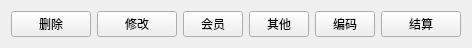
  <widget class="QFrame" name="frame_bottom">
   <property name="geometry">
    <rect>
     <x>310</x>
     <y>610</y>
     <width>401</width>
     <height>47</height>
    </rect>
   </property>
   <layout class="QHBoxLayout" name="horizontalLayout_2" stretch="2,2,2,2,2,3">
    <item>
     <widget class="QPushButton" name="pushButton_del">
      <property name="sizePolicy">
       <sizepolicy hsizetype="Expanding" vsizetype="Expanding">
        <horstretch>0</horstretch>
        <verstretch>0</verstretch>
       </sizepolicy>
      </property>
      <property name="focusPolicy">
       <enum>Qt::NoFocus</enum>
      </property>
      <property name="text">
       <string>删除</string>
      </property>
      <property name="icon">
       <iconset resource="../res.qrc">
        <normaloff>:/image/btn_icon/10.png</normaloff>:/image/btn_icon/10.png</iconset>
      </property>
      <property name="outer_stylesheet" stdset="0">
       <string>pushbutton_bottom</string>
      </property>
     </widget>
    </item>
    <item>
     <widget class="QPushButton" name="pushButton_detail">
      <property name="sizePolicy">
       <sizepolicy hsizetype="Expanding" vsizetype="Expanding">
        <horstretch>0</horstretch>
        <verstretch>0</verstretch>
       </sizepolicy>
      </property>
      <property name="focusPolicy">
       <enum>Qt::NoFocus</enum>
      </property>
      <property name="text">
       <string>修改</string>
      </property>
      <property name="icon">
       <iconset resource="../res.qrc">
        <normaloff>:/image/btn_icon/11.png</normaloff>:/image/btn_icon/11.png</iconset>
      </property>
      <property name="outer_stylesheet" stdset="0">
       <string>pushbutton_bottom</string>
      </property>
     </widget>
    </item>
    <item>
     <widget class="public_pushbuton_rt_check" name="pushButton_member">
      <property name="sizePolicy">
       <sizepolicy hsizetype="Minimum" vsizetype="Expanding">
        <horstretch>0</horstretch>
        <verstretch>0</verstretch>
       </sizepolicy>
      </property>
      <property name="minimumSize">
       <size>
        <width>60</width>
        <height>0</height>
       </size>
      </property>
      <property name="focusPolicy">
       <enum>Qt::NoFocus</enum>
      </property>
      <property name="text">
       <string>会员</string>
      </property>
      <property name="icon">
       <iconset resource="../res.qrc">
        <normaloff>:/image/btn_icon/9.png</normaloff>:/image/btn_icon/9.png</iconset>
      </property>
      <property name="outer_stylesheet" stdset="0">
       <string>pushbutton_bottom</string>
      </property>
     </widget>
    </item>
    <item>
     <widget class="lds_pushbutton_oblique" name="pushButton_other">
      <property name="sizePolicy">
       <sizepolicy hsizetype="Minimum" vsizetype="Expanding">
        <horstretch>0</horstretch>
        <verstretch>0</verstretch>
       </sizepolicy>
      </property>
      <property name="minimumSize">
       <size>
        <width>60</width>
        <height>0</height>
       </size>
      </property>
      <property name="focusPolicy">
       <enum>Qt::NoFocus</enum>
      </property>
      <property name="styleSheet">
       <string notr="true"/>
      </property>
      <property name="text">
       <string>其他</string>
      </property>
      <property name="icon">
       <iconset resource="../res.qrc">
        <normaloff>:/image/btn_icon/11.png</normaloff>:/image/btn_icon/11.png</iconset>
      </property>
      <property name="outer_stylesheet" stdset="0">
       <string>pushbutton_bottom</string>
      </property>
     </widget>
    </item>
    <item>
     <widget class="lds_pushbutton_oblique" name="pushButton_bianma">
      <property name="sizePolicy">
       <sizepolicy hsizetype="Minimum" vsizetype="Expanding">
        <horstretch>0</horstretch>
        <verstretch>0</verstretch>
       </sizepolicy>
      </property>
      <property name="minimumSize">
       <size>
        <width>60</width>
        <height>0</height>
       </size>
      </property>
      <property name="focusPolicy">
       <enum>Qt::NoFocus</enum>
      </property>
      <property name="styleSheet">
       <string notr="true"/>
      </property>
      <property name="text">
       <string>编码</string>
      </property>
      <property name="icon">
       <iconset resource="../res.qrc">
        <normaloff>:/image/btn_icon/2.png</normaloff>:/image/btn_icon/2.png</iconset>
      </property>
      <property name="outer_stylesheet" stdset="0">
       <string>pushbutton_bottom</string>
      </property>
     </widget>
    </item>
    <item>
     <widget class="public_pushbutton_pay" name="pushButton_pay">
      <property name="sizePolicy">
       <sizepolicy hsizetype="Minimum" vsizetype="Expanding">
        <horstretch>0</horstretch>
        <verstretch>0</verstretch>
       </sizepolicy>
      </property>
      <property name="focusPolicy">
       <enum>Qt::NoFocus</enum>
      </property>
      <property name="text">
       <string>结算</string>
      </property>
     </widget>
    </item>
   </layout>
  </widget>
